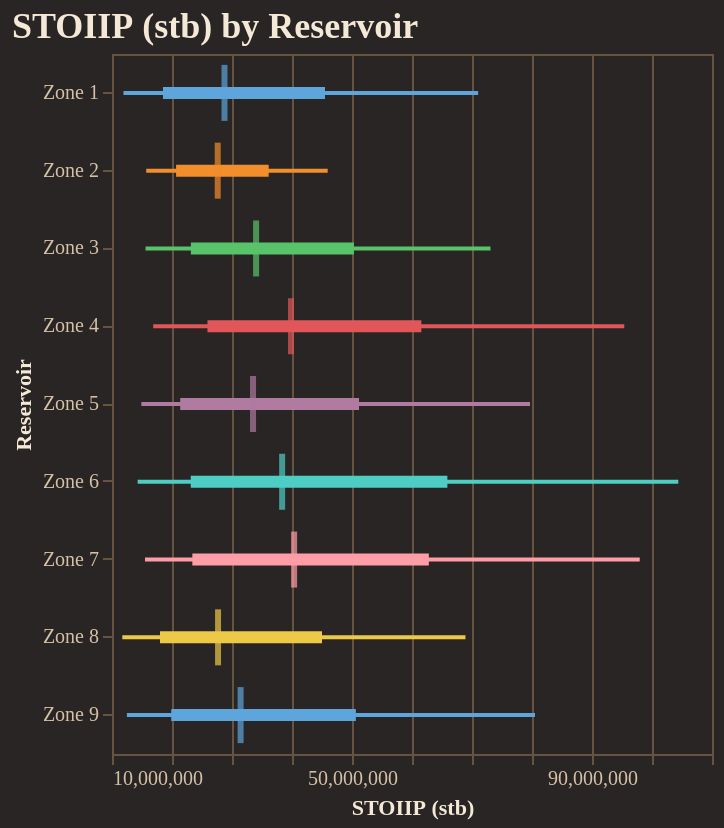

The cell this chart's notebook holds for it:
### Code cell
fig = reporter.plotter.forest_plot(
    "STOIIP (stb)", 
    backend=PLOTTING_BACKEND
)
fig.show()

### Figure 1 — Vega-Lite specification as saved in the notebook (floating-point values rounded to 4 significant figures)
{"config": {"background": "#292524", "view": {"fill": "#292524", "stroke": "#665340"}, "title": {"color": "#f4e9d7", "font": "Merriweather", "fontSize": 18, "fontWeight": 600, "subtitleColor": "#d5c2a6", "anchor": "start"}, "axis": {"domainColor": "#665340", "gridColor": "#665340", "tickColor": "#665340", "labelColor": "#d5c2a6", "titleColor": "#f4e9d7", "labelFont": "Merriweather", "titleFont": "Merriweather"}, "legend": {"titleColor": "#f4e9d7", "labelColor": "#d5c2a6", "labelFont": "Merriweather", "titleFont": "Merriweather", "orient": "top-right", "symbolType": "circle"}, "header": {"labelColor": "#d5c2a6", "titleColor": "#f4e9d7", "labelFont": "Merriweather", "titleFont": "Merriweather"}, "mark": {"color": "#c78d3b"}, "line": {"color": "#c78d3b"}, "bar": {"color": "#c78d3b"}, "point": {"color": "#ddb06d"}, "area": {"color": "#c78d3b", "opacity": 0.35}, "text": {"color": "#f4e9d7", "font": "Merriweather"}, "range": {"category": ["#5DA5DA", "#F28E2B", "#59C36A", "#E15759", "#B07AA1", "#4ECDC4", "#FF9DA7", "#EDC948"]}}, "layer": [{"mark": {"type": "rule", "strokeWidth": 2}, "encoding": {"color": {"field": "group", "legend": null, "type": "nominal"}, "x": {"field": "p10", "scale": {"zero": false}, "title": "STOIIP (stb)", "type": "quantitative"}, "x2": {"field": "p90"}, "y": {"field": "group", "sort": ["Zone 1", "Zone 2", "Zone 3", "Zone 4", "Zone 5", "Zone 6", "Zone 7", "Zone 8", "Zone 9"], "title": "Reservoir", "type": "nominal"}}}, {"mark": {"type": "rule", "strokeWidth": 6}, "encoding": {"color": {"field": "group", "legend": null, "type": "nominal"}, "x": {"field": "p25", "scale": {"zero": false}, "title": "STOIIP (stb)", "type": "quantitative"}, "x2": {"field": "p75"}, "y": {"field": "group", "sort": ["Zone 1", "Zone 2", "Zone 3", "Zone 4", "Zone 5", "Zone 6", "Zone 7", "Zone 8", "Zone 9"], "title": "Reservoir", "type": "nominal"}}}, {"mark": {"type": "tick", "color": "black", "size": 28, "thickness": 3}, "encoding": {"color": {"field": "group", "legend": null, "type": "nominal"}, "tooltip": [{"field": "group", "title": "Group", "type": "nominal"}, {"field": "p10", "title": "P10", "type": "quantitative"}, {"field": "p25", "title": "P25", "type": "quantitative"}, {"field": "median", "title": "Median", "type": "quantitative"}, {"field": "p75", "title": "P75", "type": "quantitative"}, {"field": "p90", "title": "P90", "type": "quantitative"}], "x": {"field": "median", "scale": {"zero": false}, "title": "STOIIP (stb)", "type": "quantitative"}, "y": {"field": "group", "sort": ["Zone 1", "Zone 2", "Zone 3", "Zone 4", "Zone 5", "Zone 6", "Zone 7", "Zone 8", "Zone 9"], "title": "Reservoir", "type": "nominal"}}}], "data": {"name": "data-d2545991881dbd78d1cc182c41486933"}, "height": 350, "title": "STOIIP (stb) by Reservoir", "width": "container", "$schema": "https://vega.github.io/schema/vega-lite/v5.20.1.json", "datasets": {"data-d2545991881dbd78d1cc182c41486933": [{"group": "Zone 1", "p10": 11910000.0, "p25": 18490000.0, "median": 28750000.0, "p75": 45500000.0, "p90": 71020000.0}, {"group": "Zone 2", "p10": 15700000.0, "p25": 20680000.0, "median": 27620000.0, "p75": 36120000.0, "p90": 45950000.0}, {"group": "Zone 3", "p10": 15590000.0, "p25": 23150000.0, "median": 34020000.0, "p75": 50320000.0, "p90": 73080000.0}, {"group": "Zone 4", "p10": 16870000.0, "p25": 25910000.0, "median": 39830000.0, "p75": 61560000.0, "p90": 95380000.0}, {"group": "Zone 5", "p10": 14890000.0, "p25": 21370000.0, "median": 33510000.0, "p75": 51170000.0, "p90": 79670000.0}, {"group": "Zone 6", "p10": 14270000.0, "p25": 23120000.0, "median": 38360000.0, "p75": 65900000.0, "p90": 104400000.0}, {"group": "Zone 7", "p10": 15500000.0, "p25": 23390000.0, "median": 40350000.0, "p75": 62810000.0, "p90": 97950000.0}, {"group": "Zone 8", "p10": 11720000.0, "p25": 18000000.0, "median": 27680000.0, "p75": 45000000.0, "p90": 68910000.0}, {"group": "Zone 9", "p10": 12480000.0, "p25": 19870000.0, "median": 31430000.0, "p75": 50640000.0, "p90": 80500000.0}]}}
